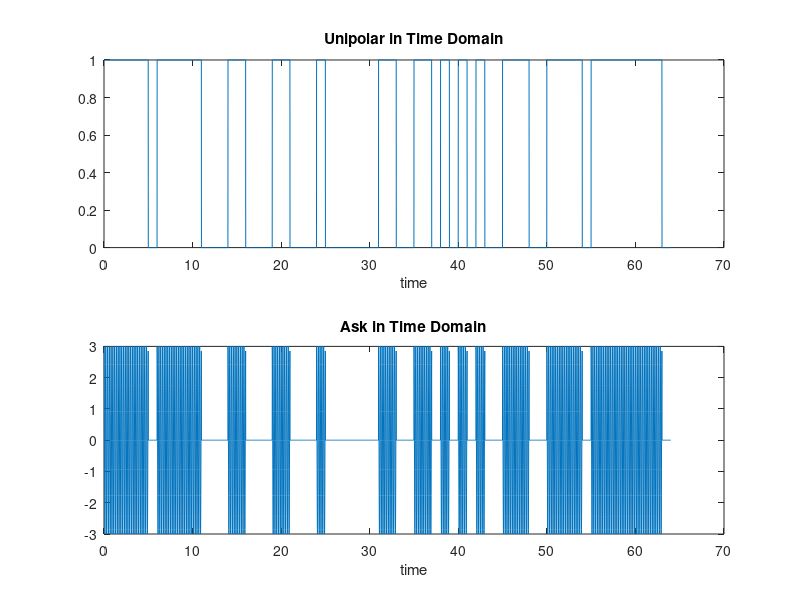
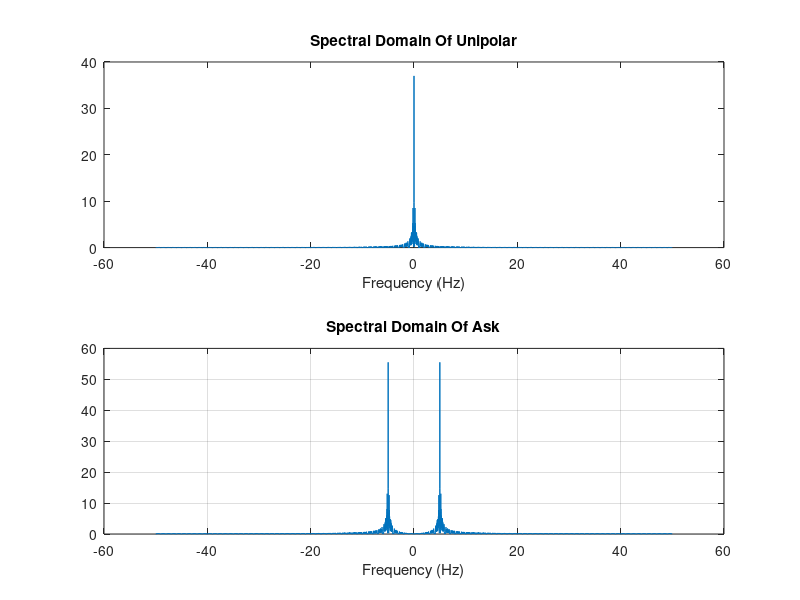
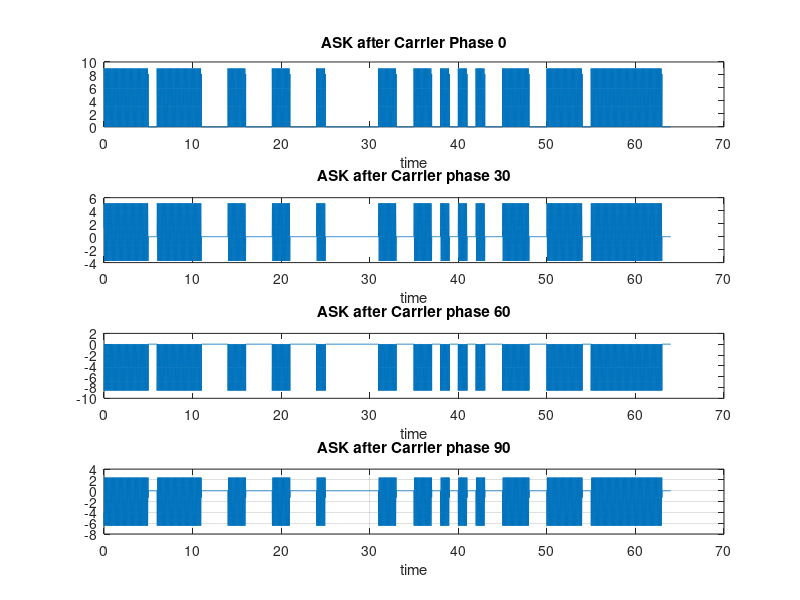
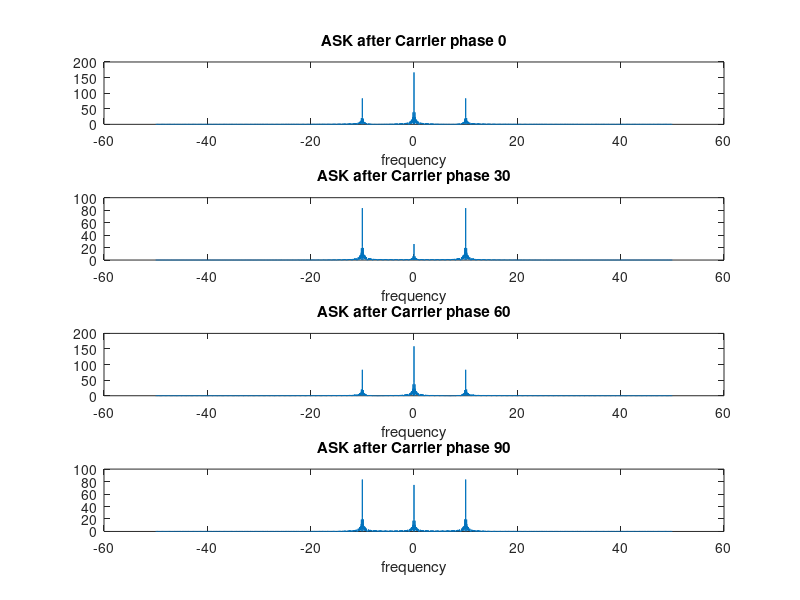

Write the MATLAB code that produced these figures, in order.
clc;
clear;
close all
bits = 64;
stream =randi([0, 1], 1, bits);

ts = 0.01;
T = bits;
t = 0 : 0.01 : (bits-0.01);
fs = 1 / ts;
df =  1 / T;
f = -0.5 * fs : df : 0.5 * fs - df;
unipolar=zeros(size(t));
for i = 1:bits
    if stream(i) == 1
        unipolar((i-1)*100+1:i*100) = 1;
    end
end
%%%%%%%%%%%%%%%%%%%%%%% Unipolar to freq Domain %%%%%%%%%%%%%%%%%%%%%%%%%%%%%%%%
UNIPOLAR= fftshift(fft(unipolar))*ts;
%%%%%%%%%%%%%%%%%%%%%%% Ask Signal Formation in time & Freq Domain %%%%%%%%%%%%%%%%%%%%%%%%%%%%%%%%
fc=5;
c=3*cos(2*pi*fc*t);
C_30=3*cos(2*pi*fc*t+30);
C_60=3*cos(2*pi*fc*t+60);
C_90=3*cos(2*pi*fc*t+90);
Ask=c.*unipolar;
Ask_frequency= fftshift(fft(Ask))*ts;
%%%%%%%%%%%%%%%%%%%%%%% Plotting Unipolar and Ask Temporal %%%%%%%%%%%%%%%%%%%%%%%%%%%%%%%%
figure(1);
subplot(2,1,1);
plot(t, unipolar);
xlabel('time');
title('Unipolar in Time Domain');
subplot(2,1,2);
plot(t, Ask);
xlabel('time');
title('Ask in Time Domain');
%%%%%%%%%%%%%%%%%%%%%%% Plotting Unipolar and Ask Spectral %%%%%%%%%%%%%%%%%%%%%%%%%%%%%%%%
figure(2)
subplot(2,1,1);
plot(f, abs(UNIPOLAR));
xlabel('Frequency (Hz)');
title('Spectral Domain Of Unipolar');
subplot(2,1,2)
plot(f, abs(Ask_frequency));
xlabel('Frequency (Hz)');
title('Spectral Domain Of Ask');
grid on;
%%%%%%%%%%%%%%%%%%%%%%% Multiplying Carriers with different phase errors to Ask at Receiver %%%%%%%%%%%%%%%%%%%%%%%%%%%%%%%%
Mixer_Output_Time=Ask.*(c);
Mixer_Output_Time_30=C_30.*Ask;
Mixer_Output_Time_60=C_60.*Ask;
Mixer_Output_Time_90=C_90.*Ask;
%%%%%%%%%%%%%%%%%%%%%%% Comparing in time domain different phase errors After Carrier Multiplication in Mixer %%%%%%%%%%%%%%%%%%%%%%%%%%%%%%%%
figure(3)
subplot(4,1,1);
plot (t,Mixer_Output_Time);
xlabel('time');
title('ASK after Carrier Phase 0');
subplot(4,1,2);
plot (t,Mixer_Output_Time_30);
xlabel('time');
title('ASK after Carrier phase 30');
subplot(4,1,3);
plot (t,Mixer_Output_Time_60);
xlabel('time');
title('ASK after Carrier phase 60');
subplot(4,1,4);
plot(t, Mixer_Output_Time_90);
xlabel('time');
title('ASK after Carrier phase 90');
grid on;
%%%%%%%%%%%%%%%%%%%%%%% Comparing in Freq Domain different phase errors After Carrier Multiplication in Mixer %%%%%%%%%%%%%%%%%%%%%%%%%%%%%%%%
Mixer_Output_Freq= fftshift(fft(Mixer_Output_Time))*ts;
Mixer_Output_Freq_30= fftshift(fft(Mixer_Output_Time_30))*ts;
Mixer_Output_Freq_60= fftshift(fft(Mixer_Output_Time_60))*ts;
Mixer_Output_Freq_90= fftshift(fft(Mixer_Output_Time_90))*ts;
figure(4)
subplot(4,1,1);
plot (f,abs(Mixer_Output_Freq));
xlabel('frequency');
title('ASK after Carrier phase 0');
subplot(4,1,2);
plot (f,abs(Mixer_Output_Freq_30));
xlabel('frequency');
title('ASK after Carrier phase 30');
subplot(4,1,3);
plot (f,abs(Mixer_Output_Freq_60));
xlabel('frequency');
title('ASK after Carrier phase 60');
subplot(4,1,4);
plot (f,abs(Mixer_Output_Freq_90));
xlabel('frequency');
title('ASK after Carrier phase 90');
%%%%%%%%%%%%%%%%%%%%%%% LPF Applied at f=1 %%%%%%%%%%%%%%%%%%%%%%%%%%%%%%%%
H= abs(f)<= 5;
LPF_Output=H.*Mixer_Output_Freq;
LPF_Output_30=H.*Mixer_Output_Freq_30;
LPF_Output_60=H.*Mixer_Output_Freq_60;
LPF_Output_90=H.*Mixer_Output_Freq_90;
%%%%%%%%%%%%%%%%%%%%%%% IFT to get Filtered Ask Received Signal %%%%%%%%%%%%%%%%%%%%%%%%%%%%%%%%
Ask_Received =real(ifft(ifftshift(LPF_Output)/ts));
Ask_Received_30 =real(ifft(ifftshift(LPF_Output_30)/ts));
Ask_Received_60 =real(ifft(ifftshift(LPF_Output_60)/ts));
Ask_Received_90 =real(ifft(ifftshift(LPF_Output_90)/ts));
figure(5)
subplot(4,1,1);
plot (t,Ask_Received);
xlabel('time');
title('ASK phase 0 Received'); %Received Ask Message Without Phase Error
subplot(4,1,2);
plot (t,Ask_Received_30);
xlabel('time');
title('ASK phase 30 Received'); %Phase 30 Amplitudes are Aprroximately Equal to Received Ask Amplitudes divided by 6.4 , Also Lowest SNR
subplot(4,1,3);
plot (t,Ask_Received_60);
xlabel('time');
title('ASK phase 60 Received'); %Phase 60 Amplitudes are Equal to Received Ask Amplitudes Multiplied by -1 (Inverted)
subplot(4,1,4);
plot (t,Ask_Received_90);
xlabel('time');
title('ASK phase 90 Received');  %Phase 90 Amplitudes are Approximately Equal to Phase 60 Amplitudes divided by 2
%{
Output=zeros(size(t));
for i = 1:6400
    if (Ask_Received(i)>=2.25) Output(i)=1;
    end
end
Output_30=zeros(size(t));
for i = 1:6400
    if (Ask_Received_30(i)>=2.25) Output_30(i)=1;
    end
end
Output_60=zeros(size(t));
for i = 1:6400
    if (Ask_Received_60(i)>=2.25) Output_60(i)=1;
    end
end
Output_90=zeros(size(t));
for i = 1:6400
    if (Ask_Received_90(i)>=2.25) Output_90(i)=1;
    end
end
figure(6)
subplot(4,1,1);
plot (t,Output);
xlabel('time');
title('Output Phase 0');
subplot(4,1,2);
plot (t,Output_30);
xlabel('time');
title('Output Phase 30');
subplot(4,1,3);
plot (t,Output_60);
xlabel('time');
title('Output Phase 60');
subplot(4,1,4);
plot (t,Output_90);
xlabel('time');
title('Output Phase 90');
%}